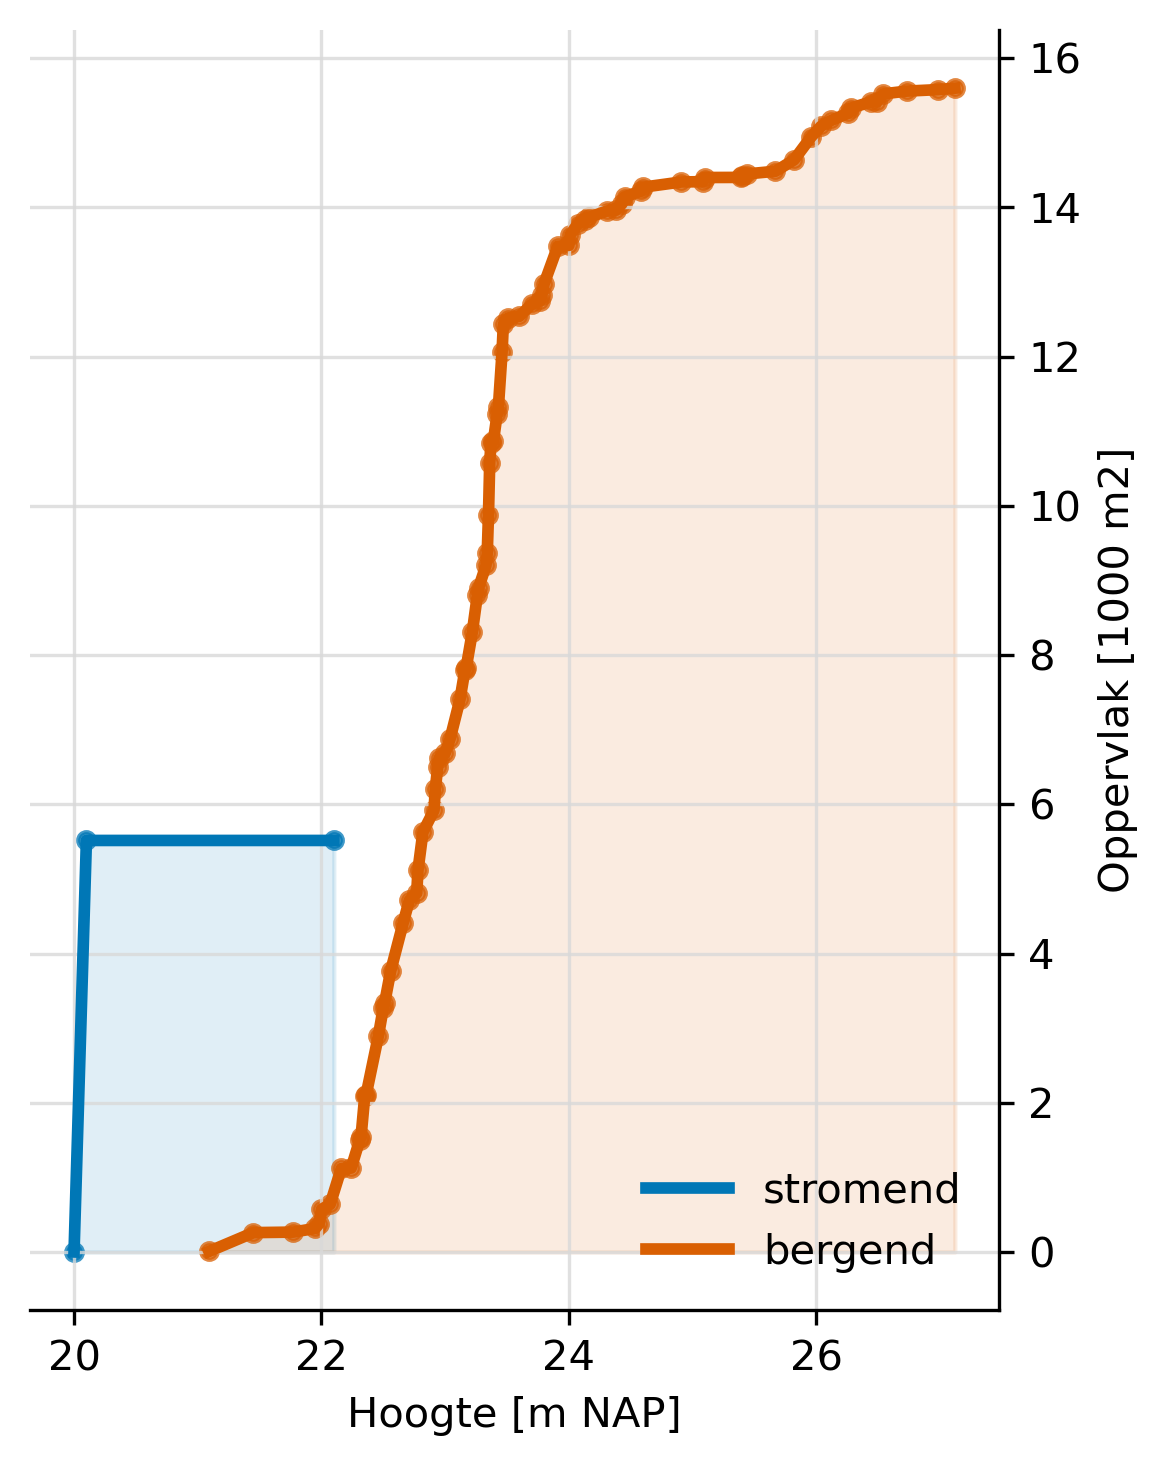

Recreate this plot in Python.
# %%
from pathlib import Path

import matplotlib.pyplot as plt
from ribasim import Model

from ribasim_tools import settings

OUTPUT_PATH = Path(__file__).with_name("profiel_stromend_bergend.png")
PROFILE_SPECS = {
    1592: {"label": "stromend", "color": "#0077b6"},
    5042: {"label": "bergend", "color": "#d95f02"},
}


def main() -> None:
    model = Model.read(settings.LHM_BA_RVW_toml_path)
    profile_df = model.basin.profile.df.reset_index(drop=True)

    fig, ax = plt.subplots(figsize=(4, 5))

    for node_id, spec in PROFILE_SPECS.items():
        basin_profile = (
            profile_df.loc[profile_df["node_id"] == node_id, ["area", "level"]]
            .sort_values("level")
            .reset_index(drop=True)
        )
        if basin_profile.empty:
            raise ValueError(f"Geen basin.profile gevonden voor node_id {node_id}.")
        basin_profile["area_1000_m2"] = basin_profile["area"] / 1000.0

        ax.plot(
            basin_profile["level"],
            basin_profile["area_1000_m2"],
            label=spec["label"],
            color=spec["color"],
            linewidth=2.8,
        )
        ax.fill_between(
            basin_profile["level"],
            0,
            basin_profile["area_1000_m2"],
            color=spec["color"],
            alpha=0.12,
        )
        ax.scatter(
            basin_profile["level"],
            basin_profile["area_1000_m2"],
            color=spec["color"],
            s=16,
            alpha=0.75,
        )

    # ax.set_title("Basinprofiel stromend en bergend", fontsize=14, weight="bold")
    ax.set_xlabel("Hoogte [m NAP]")
    ax.set_ylabel("Oppervlak [1000 m2]")
    ax.yaxis.tick_right()
    ax.yaxis.set_label_position("right")
    ax.grid(True, color="#d9d9d9", linewidth=0.8, alpha=0.8)
    ax.legend(frameon=False, loc="lower right")
    ax.spines["top"].set_visible(False)
    ax.spines["left"].set_visible(False)

    fig.tight_layout()
    fig.savefig(OUTPUT_PATH, dpi=300, bbox_inches="tight")
    plt.show()


if __name__ == "__main__":
    main()
